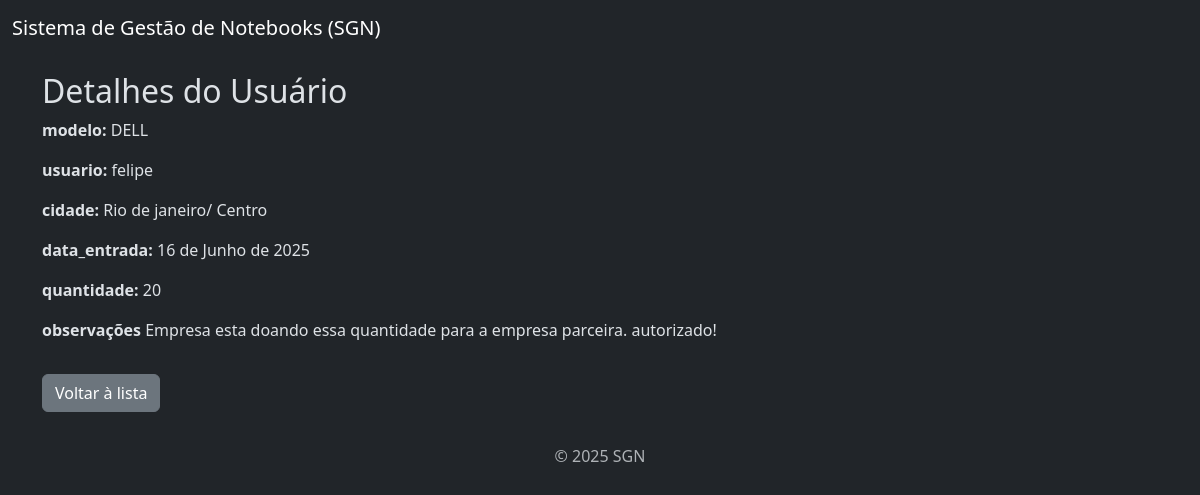
Before: /leasing/leasing/13/ with the older database file.
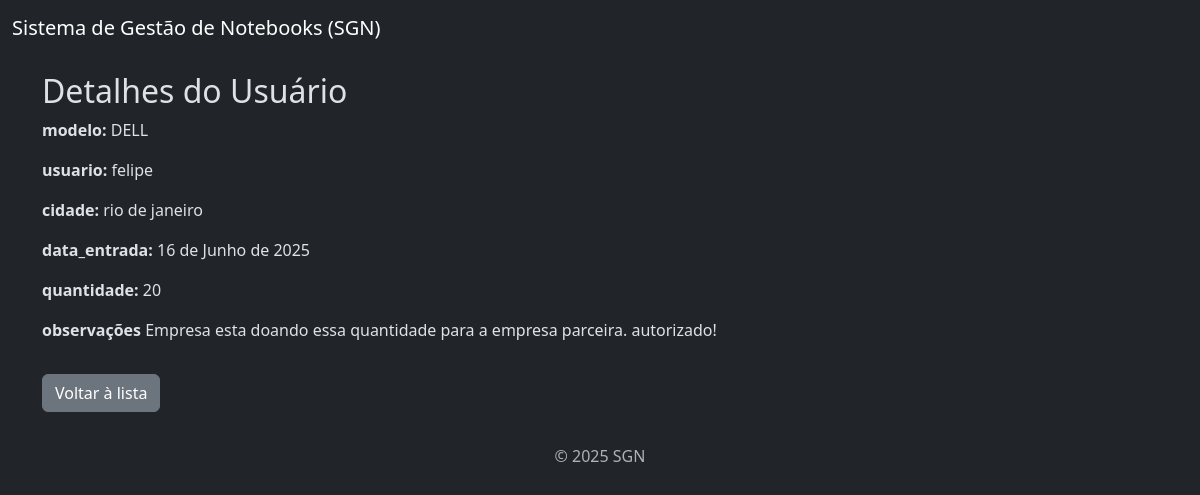
After: the same page with the newer database file.
### leasing/models.py (models this page shows, shortened)
class Leasing(models.Model):
    modelo = models.ForeignKey(Modelo, on_delete=models.CASCADE, null=True, blank=True) # mesma lógica
    usuario = models.ForeignKey(Usuario , on_delete=models.CASCADE, null=True, blank=True)
    cidade = models.CharField(max_length=100)
    data_entrada = models.DateField(default=datetime.date.today)  # define data atual na criação
    quantidade = models.IntegerField(null=True, blank=True)
    observações = models.TextField(null=True, blank=True)
    ativo = models.BooleanField(default=True)
    home_office = models.BooleanField(default=False)

### modelo/models.py (models this page shows)
class Modelo (models.Model):
    modelo = models.CharField(max_length=100)
    descricao = models.TextField(null=True, blank=True)
    preco = models.DecimalField(max_digits=8, decimal_places=2)
    def __str__(self):
        return self.modelo

### user/models.py (models this page shows)
class Usuario(models.Model):
    nome = models.CharField(max_length=100)
    telefone = models.CharField(max_length=20, null=True, blank=True)
    email = models.EmailField(unique=True)
    cpf = models.CharField(max_length=14, unique=True) # unique=True - não pode haver dois usuários com o mesmo e-mail
    criado_em = models.DateTimeField(auto_now_add=True) # auto_now_add=True - preenche automaticamente quando o objeto é criado (não muda depois).
    def __str__(self):
        return self.nome

### leasing/views.py (the view)
# urls.py: path('leasing/<int:pk>/', views.ver_leasing, name='ver_leasing'),
def ver_leasing(request, pk):
    leasing = get_object_or_404(Leasing, pk=pk)
    return render(request, 'leasing/ver.html', {'leasing': leasing})

### leasing/templates/leasing/ver.html
{% extends "base.html" %}
{% block content %}
  <h2>Detalhes do Usuário</h2>
  <p><strong>modelo:</strong> {{ leasing.modelo }}</p>
  <p><strong>usuario:</strong> {{ leasing.usuario }}</p>
  <p><strong>cidade:</strong> {{ leasing.cidade }}</p>
  <p><strong>data_entrada:</strong> {{ leasing.data_entrada }}</p>
  <p><strong>quantidade:</strong> {{ leasing.quantidade }}</p>
  <p><strong>observações</strong> {{ leasing.observações }}</p>
  <a href="{% url 'lista_leasing' %}" class="btn btn-secondary mt-3">Voltar à lista</a>
{% endblock %}

Changed rows visible on the page:
changed Leasing "Empresa esta doando essa quantidade para a empresa parceira. autorizado!": cidade "Rio de janeiro/ Centro" → "rio de janeiro"
